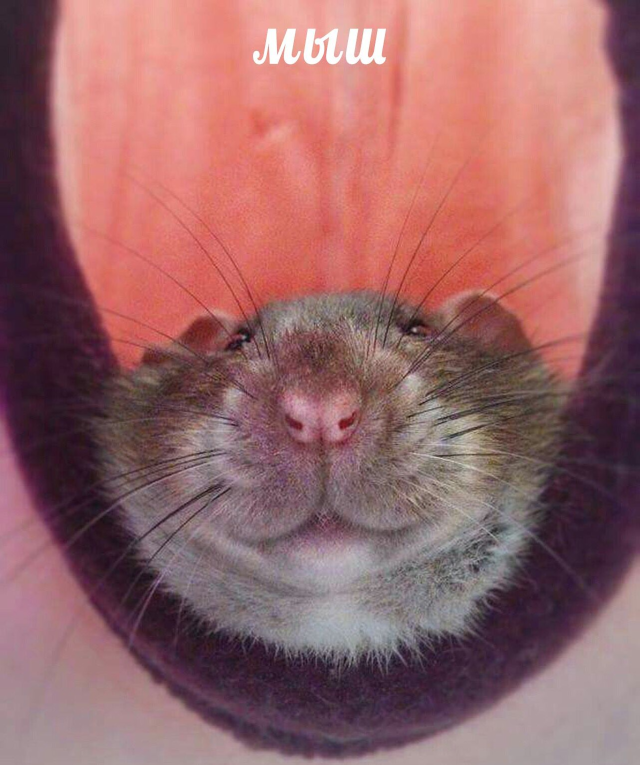
#> input picture lab5_upd2.0/Test.jpg, 1279 x 1529 px (shown at 1/2 size)
$ jupyter execute --allow-errors lab5.ipynb
#> lines starting #> are read from the running program, lines starting #| are printed output that depends on the picture
# Лабораторная работа 5. Основы анализа данных NumPy и Matplotlib.

# Часть 1. NumPy

При решении научных задач с помощью численных методов зачастую приходится иметь дело с большими массивами данных в виде массивов и матриц. Стандартные средства Python (например, использование списков для хранения данных и прямой перебор элементов с помощью циклов) плохо подходят для таких задач, так как будут работать крайне медленно, в отличие от программ на компилируемых языках (Fortran, С). Пакет NumPy (http://www.numpy.org/) — это основной пакет, исполь¬зуемый в научных вычислениях в Python. NumPy предназначен для эф¬фективной работы с многомерными массивами, в том числе для эффек¬тивного применения математических операций к массивам и матрицам и их модификации без прямого перечисления элементов массивов. Поми¬мо этого NumPy обладает и другими возможностями — линейная алгеб¬ра, удобный ввод/вывод в файлы, моделирование случайных величин, быстрое преобразование Фурье, объединение программ на Fortran и С и другое (подробнее см. оф. сайт), поэтому важно изучить возможно¬сти данной библиотеки как можно лучше.

1.	Внимательно изучите следующий урок по NumPy: http://scipy.github.io/old-wiki/pages/Tentative_NumPy_Tutorial.
2.	Изучите официальное руководство пользователя https://docs.scipy.org/doc/numpy/user/.
3.	Внимательно изучите Reference Guide (полное описание всех функ¬ций) https://docs.scipy.org/doc/numpy/reference/, именно в нем перечислены все возможности NumPy, этой ссылкой придется регу¬лярно пользоваться.

Выполните следующие задания (их много, но каждое занимает одну или несколько строк) средствами NumPy (и без использования циклов!)

Импортируйте пакет numpy под именем nр

[cell 1]
import numpy as np

Импортируйте пакет numpy под именем пр

[cell 2]
import numpy as np

Создайте вектор из 10 элементов, заполненный 0, пятый эле-мент которого равен 1.

[cell 3]
array = np.zeros(10)
array[4]=1
print(array)

Создайте вектор из 10 элементов, заполненный 0, пятый эле-мент которого равен 1.

[cell 4]
array = np.zeros(10)
array[4]=1
print(array)

Создайте матрицу 3 на 3 со значениями от 0 до 8.

[cell 5]
matrix = np.arange(0,9)
matrix = matrix.reshape(3,3)
print(matrix)

Найдите индексы ненулевых элементов вектора [1,2,0,0,4,0].

[cell 6]
array = [1,2,0,0,4,0]
nzero=np.nonzero(array)
print(nzero)

Объявите единичную матрицу размером 3 на 3.

[cell 7]
onearray=np.eye(3)
print(onearray)

Создайте массив 10x10x10 из случайных чисел.

[cell 8]
randomarray = np.random.random((10,10,10))
print(randomarray)

Создайте матрицу 8 на 8, заполненную 0 и 1 в шахматном порядке.

[cell 9]
chessarray = np.ones((8,8))
chessarray[::2, 1::2]=0
chessarray[1::2,::2]=0
print(chessarray)

Найдите произведение матриц 5x3 на 3x2 (см. линейную ал-гебру) .

[cell 10]
amatrix = np.arange(15).reshape(5,3)
bmatrix = np.arange(15,21).reshape(3,2)
cmatrix = np.dot(amatrix,bmatrix)
print(cmatrix)

Создайте матрицу, в каждом ряду которой стоят числа от 0 до 8 (используйте сложение матрицы с вектором).

[cell 11]
wtfmatrix = np.zeros((5,9))
wtfmatrix+=np.arange(0,9)
print(wtfmatrix)
print("\nЗадание с вектором на 1000 елементов:\n")
srsum = np.mean(np.arange(1000))
print(srsum)

Создайте вектор длины 1000. Найдите среднее (арифметиче¬ское) значение из этих элементов.

## Часть 2. Matplotlib

Matplotlib (http://matplotlib.org/index.html) — это библиотека для создания графиков в Python. Matplotlib позволяет строить графики любой сложности типографского качества, которые можно вставить в статью. Подробнее о возможностях см. http://matplotlib.org/users/ intro.html. Matplotlib — большой и сложный инструмент, но на прак¬тике в научных вычислениях часто пользуются частью библиотеки matplotlib .pyplot, которая имитирует построение графиков в стиле MATLAB. В качестве до¬статочно полного введения можно прочитать http://matplotlib.org/users/index.html.

На практике бывает очень трудно помнить все возможности Matplotlib, поэтому часто используют галереи готовых примеров, а потом модифи-цируют их под свои нужды. Примеры таких подборок можно найти по следующим ссылкам:
•	http://matplotlib.org/gallery.html
•	http://matplotlib.org/examples/index.html
•	http://wiki.scipy.org/Cookbook/Matplotlib/

Еще материалы.
1.	Введение http://matplotlib.org/users/pyplot_tutorial.html
2.	Введение 2 http://www.loria.fr/~rougier/teaching/matplotlib/.
Изучите, как создавать графики разных типов http://www.loria. fr/~rougier/teaching/matplotlib/#other-types-of-plots.
3.	Использование текста в подписях и т.д. http://matplotlib.org/ users/text_intro.html.
4.	Использование математического текста http: //matplotlib. org/users/ mathtext.html.
5.	Создание легенды http://matplotlib.org/users/legend_guide.html.
6.	Интерактивное использование Matplotlib http: //matplotlib. org/
users/shell .html (этот пример можно использовать не только в командной строке, но и в коде для наблюдения за изменением гра¬фиков в ходе выполнения программы).

Постройте поточечный график функции. Сгенерируйте два массива для этого. Один со значениями по возрастанию (для X), второй со случайными значениями (для Y).

[cell 12]
import matplotlib.pyplot as plt
plt.plot(np.arange(10),np.random.random(10), '-o')
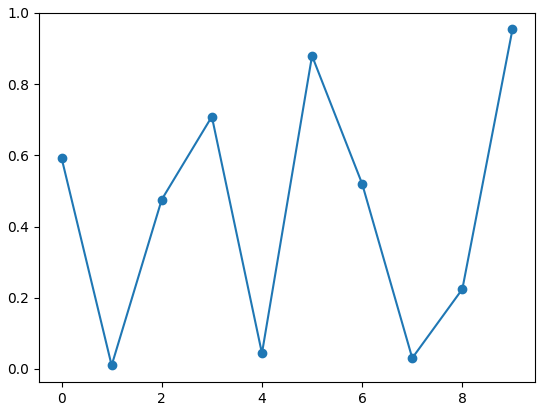
#> figure drawn by matplotlib, 1 panel; curve peaks at x = 9, y = 0.954

Выберите тригонометрическую функцию $T(x)$, выберите полином $P(x)$. Постройте график функции $T(x)P(x)$.

#> (a cell that did not finish here is left out)

К графику добавьте: обозначение оси абсцисс, обозначение оси ординат, название графика, вставка легенды (текста в label).

#> (a cell that did not finish here is left out)

Измените цвет графика на Ваш любимый.

#> (a cell that did not finish here is left out)

Постройте несколько квивых. Первая - цвет красный, сплошная, вторая - цвет синий, штрих-пунктир.

[cell 16]
x = np.linspace(-10,10,50)
plt.plot(x,x**3, color = 'crimson', linestyle = 'solid')
plt.plot(x,x**4, color = 'blue', linestyle = 'dashed')
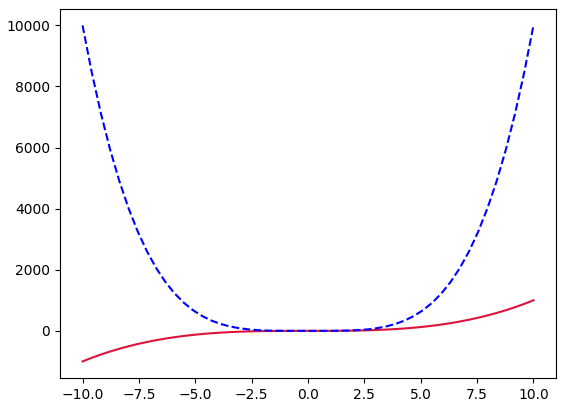
#> figure drawn by matplotlib, 1 panel; curve peaks at x = 10, y = 1000; curve peaks at x = -10, y = 10000

Постройте теже графики, только для первого добавьте маркеры из красных треугольников, для второго синие круглые маркеры.

[cell 17]
x = np.linspace(-10,10,50)
y = x**3
z = x**4
fig, ax= plt.subplots()
ax.plot(x,y, color = 'crimson', linestyle = 'solid', marker = '^')
ax.plot(x,z, color = 'blue', linestyle = 'dashed', marker = 'o')
plt.show()
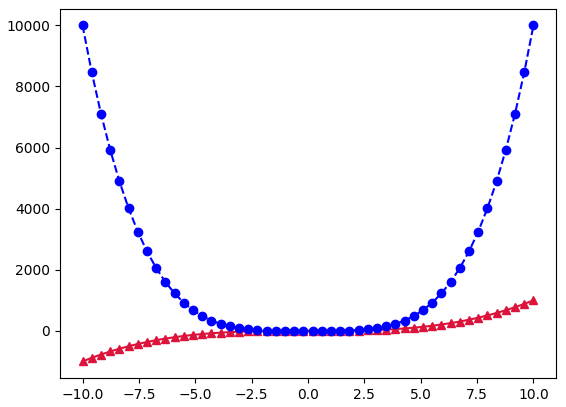
#> figure drawn by matplotlib, 1 panel; curve peaks at x = 10, y = 1000; curve peaks at x = -10, y = 10000
fig.savefig('TEst')

Запрограмируйте сохранение графика.

# Часть 3. OpenCV

Прочитайте картинку используя opencv

[cell 18]
import cv2
import matplotlib.pyplot as plt
img = cv2.imread('Test.jpg')
#> img is the input picture: shape (1529, 1279, 3); mean B, G, R 104.1, 101.8, 150.5
plt.imshow(img)

Сделайте ее черно-белой

[cell 19]
img = cv2.imread('Test.jpg')
ret, thres = cv2.threshold(img, 127, 255, 0)
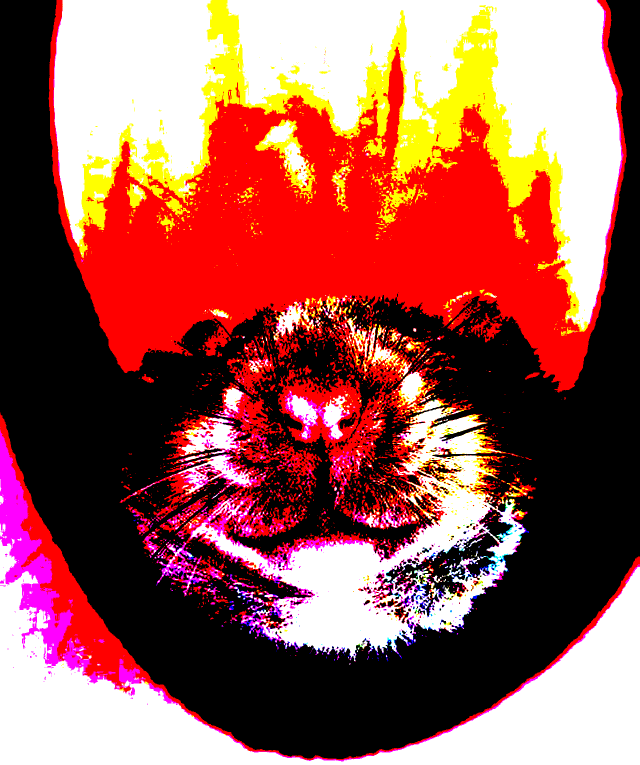
#> thres: shape (1529, 1279, 3) (shown at 1/2 size); mean B, G, R 82.6, 89.9, 155.7
plt.imshow(thres)

Измените размер на 300x300

[cell 20]
img = cv2.imread('Test.jpg')
dim = (300, 300)
resized = cv2.resize(img, dim, interpolation = cv2.INTER_AREA)
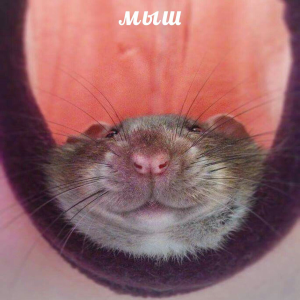
#> resized: shape (300, 300, 3); mean B, G, R 104.1, 101.8, 150.5
plt.imshow(resized)

Разбейте ее на 2 картинки. Сохраните.

[cell 21]
#Это очень кривой метод, но по другому я не придумал и функций не нашел
img = cv2.imread('Test.jpg')
width = int(img.shape[1] * 0.5)
#> width = 639
height = int(img.shape[0])
#> height = 1529
cropped1 = img[0:height, 0:width]
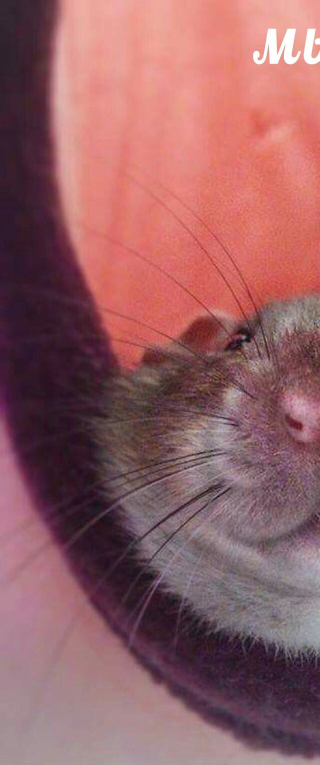
#> cropped1: shape (1529, 639, 3) (shown at 1/2 size); mean B, G, R 100.6, 96.3, 147.9
cropped2 = img[0:height,width:width*2]
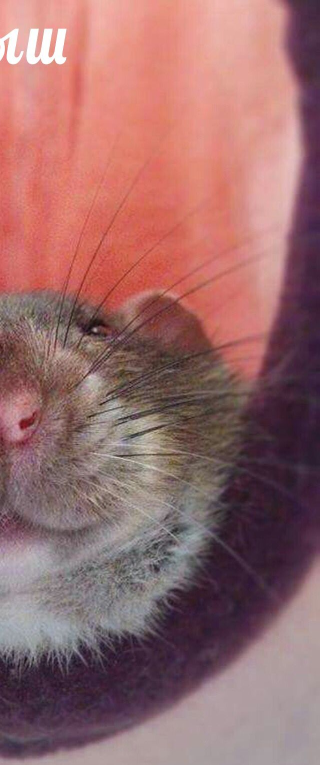
#> cropped2: shape (1529, 639, 3) (shown at 1/2 size); mean B, G, R 107.7, 107.4, 153.1
cv2.imwrite('Testc1.jpg', cropped1)
cv2.imwrite('Testc2.jpg', cropped2)
#> Out = True

Прочитайте 2 картинки и склейте.

[cell 22]
import numpy as np
img1 = cv2.imread('Testc1.jpg')
img2 = cv2.imread('Testc2.jpg')
vis = np.concatenate((img1, img2), axis=1)
plt.imshow(vis)
